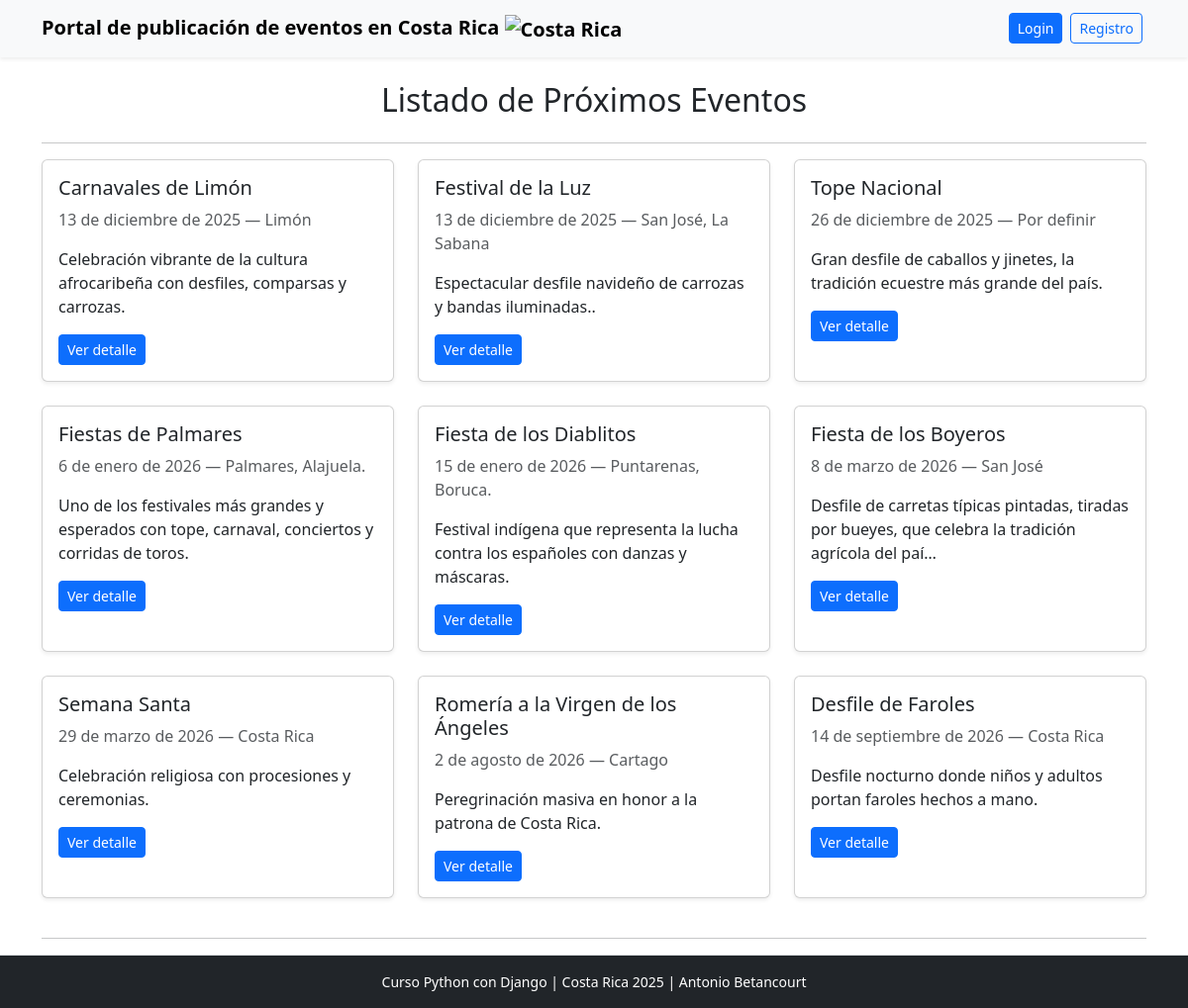
Before: / with the older database file.
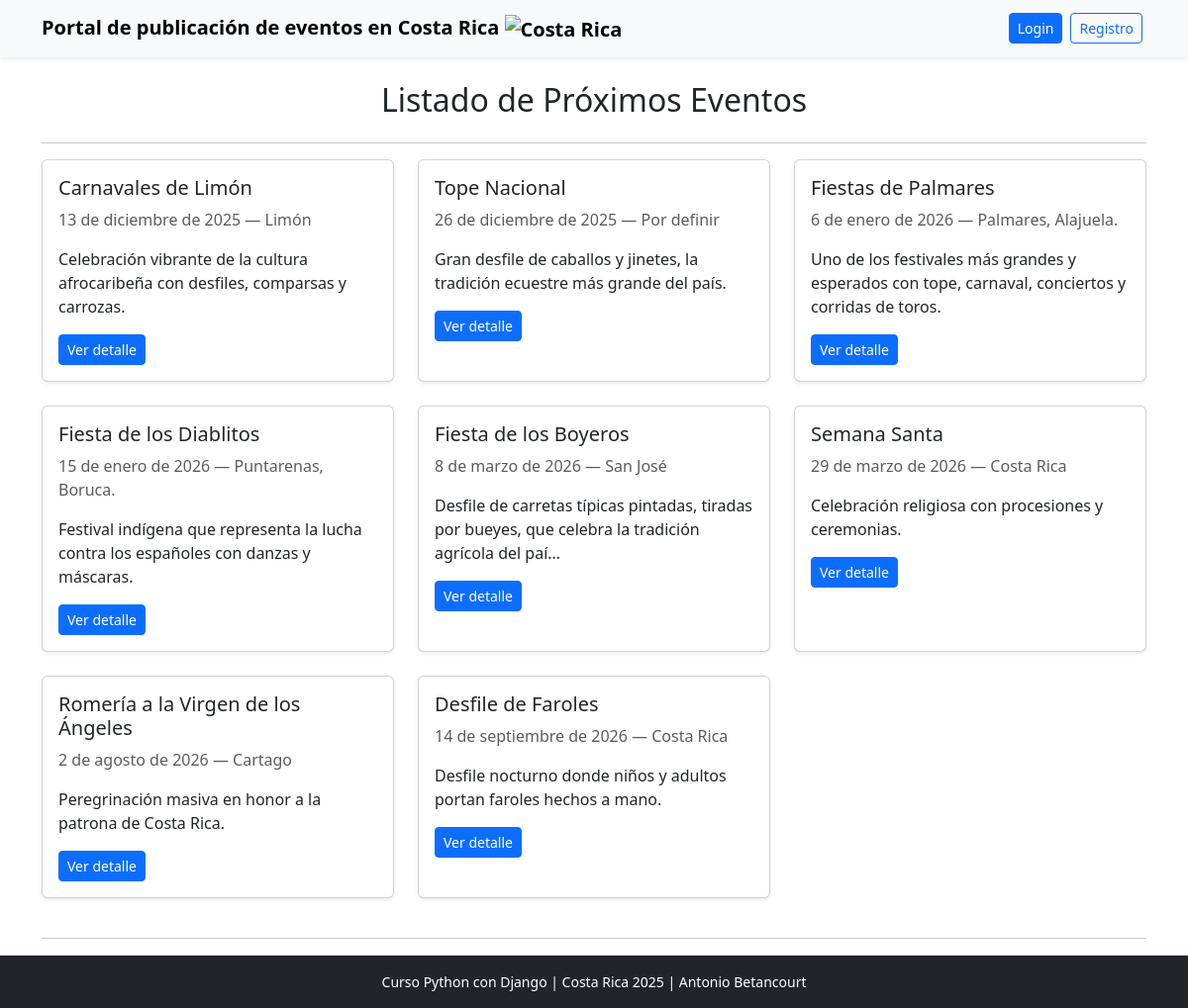
After: the same page with the newer database file.
### eventos_app/models.py (models this page shows, shortened)
class Evento(models.Model):
    titulo = models.CharField(max_length=200)
    descripcion = models.TextField()
    fecha = models.DateField()
    ubicacion = models.CharField(max_length=200)
    creado_por = models.ForeignKey(User, on_delete=models.CASCADE, related_name='eventos')
    creado_en = models.DateTimeField(auto_now_add=True)

### eventos_app/views.py (the view)
# urls.py: path('', views.index, name='index'),
def index(request):
    eventos = Evento.objects.order_by('fecha')
    return render(request, 'eventos_app/index.html', {'eventos': eventos})

### eventos_app/templates/eventos_app/index.html
{% extends 'eventos_app/base.html' %}
{% block content %}
<h2 class="mb-4 text-center"> Listado de Próximos Eventos</h2>
<hr>
{% if eventos %}
  <div class="row">
    {% for evento in eventos %}
      <div class="col-md-4 mb-4">
        <div class="card h-100 shadow-sm">
          <div class="card-body">
            <h5 class="card-title">{{ evento.titulo }}</h5>
            <p class="card-text text-muted">{{ evento.fecha }} — {{ evento.ubicacion }}</p>
            <p>{{ evento.descripcion|truncatechars:100 }}</p>
            <a href="{% url 'eventos_app:detalle' evento.pk %}" class="btn btn-primary btn-sm">Ver detalle</a>
          </div>
        </div>
      </div>
    {% endfor %}
  </div>
  <hr>
{% else %}
  <div class="alert alert-info text-center">No hay eventos aún.</div>
{% endif %}
{% endblock %}

### eventos_app/templates/eventos_app/base.html (shortened to what this page needs)
<!doctype html>
<html lang="es">
<head >
  <link href="https://cdn.jsdelivr.net/npm/bootstrap@5.3.0/dist/css/bootstrap.min.css" rel="stylesheet">
</head>
<body>
  <nav class="navbar navbar-expand-lg navbar-light bg-light shadow-sm">
    <div class="container">
      <a class="navbar-brand fw-bold" href="{% url 'eventos_app:index' %}">Portal de publicación de eventos en Costa Rica <img src="https://flagcdn.com/w20/cr.png" alt="Costa Rica" width="25" height="18" class="me-2"></a>
      <div class="d-flex">
        {% if user.is_authenticated %}
          <span class="me-2 mt-2 text-muted">Hola, {{ user.username }}</span>
          <a href="{% url 'eventos_app:crear' %}" class="btn btn-success btn-sm mx-1">Crear Evento</a>
          <form id="logout-form" action="{% url 'eventos_app:logout' %}" method="post" class="d-inline">
            {% csrf_token %}
            <button type="submit" class="btn btn-danger btn-sm mx-1">Logout</button>
          </form>
        {% else %}
          <a href="{% url 'eventos_app:login' %}" class="btn btn-primary btn-sm mx-1">Login</a>
          <a href="{% url 'eventos_app:registro' %}" class="btn btn-outline-primary btn-sm mx-1">Registro</a>
        {% endif %}
      </div>
    </div>
  </nav>
  <main class="container mt-4">
    {% block content %}{% endblock %}
  </main>
  <footer class="bg-dark text-white text-center py-3 mt-auto border-top">
    <p class="mb-0 small">
      Curso Python con Django | Costa Rica 2025 | Antonio Betancourt
    </p>
  </footer>
</body>
</html>

### eventos_app/templates/eventos_app/base.html (style rules this page uses)
html, body { height: 100%; }
body { display: flex; flex-direction: column; min-height: 100vh; }
main { flex: 1; }

Changed rows visible on the page:
removed Evento: titulo "Festival de la Luz", fecha "13 de diciembre de 2025", ubicacion "San José, La Sabana", descripcion "Espectacular desfile navideño de carrozas y bandas iluminadas.."
